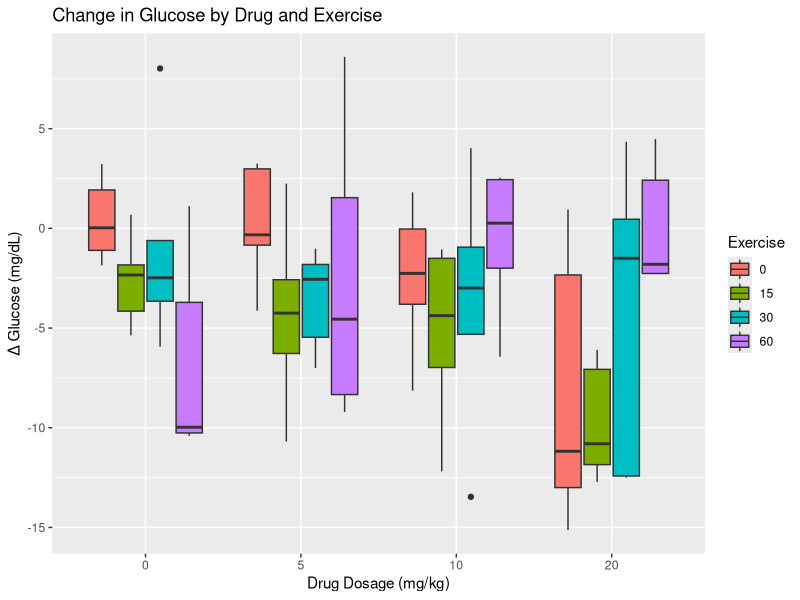
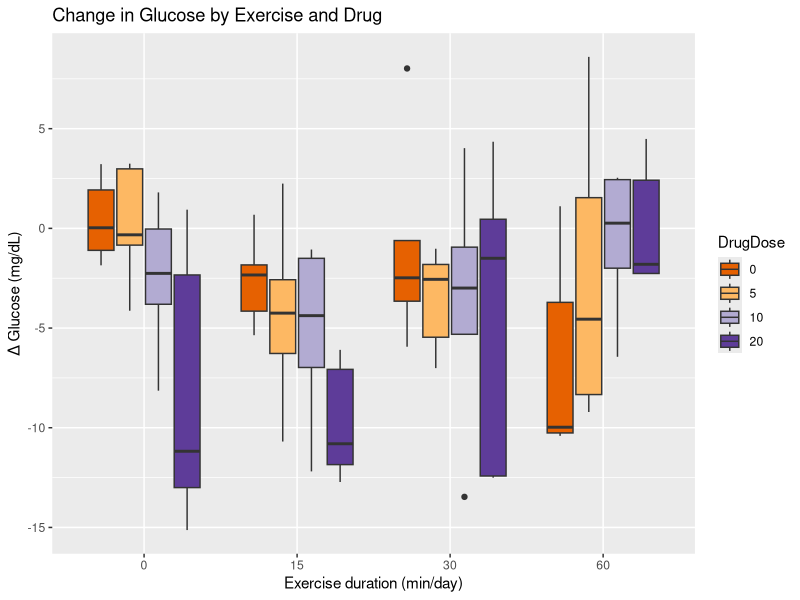
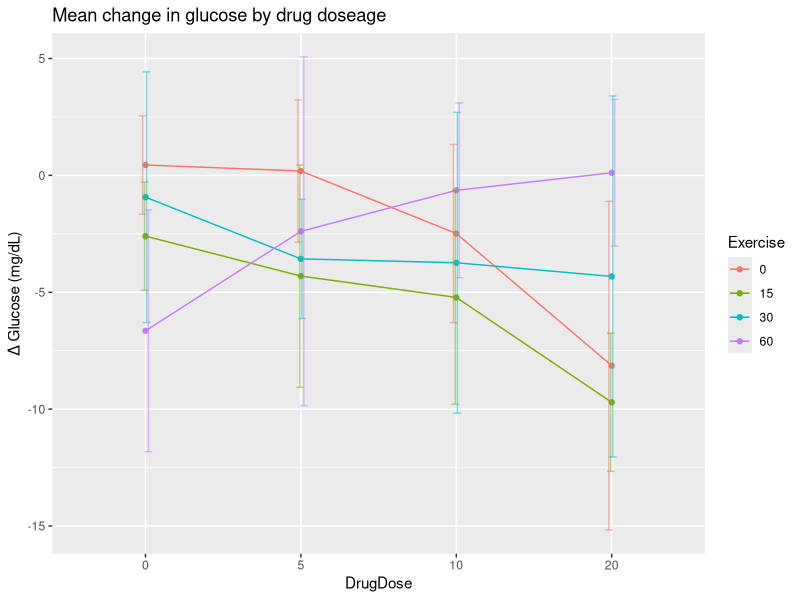
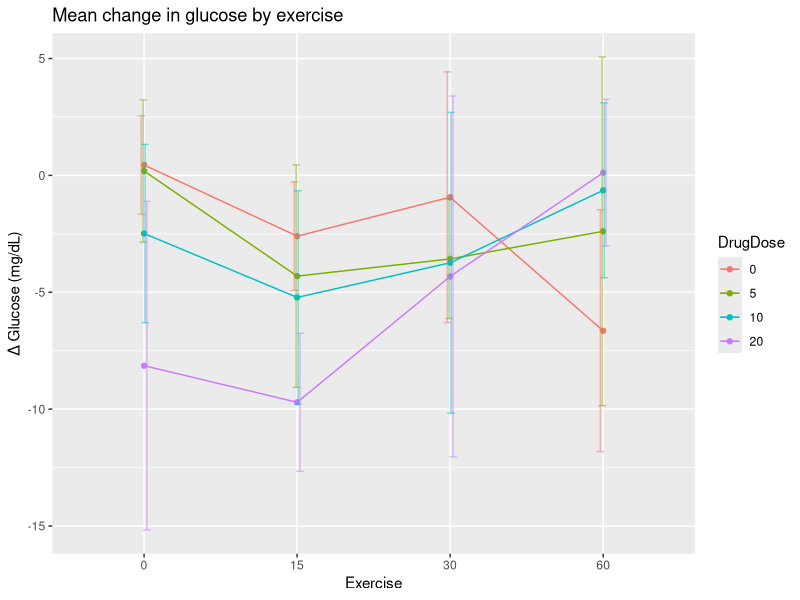

The R source for these figures, in order:
## ---- chunk 1
library(tidyverse)
library(knitr)
library(kableExtra)
## ---- chunk 2
studyDesign <- tibble("Drug dosage (mg/kg)" = c("0 (control)", 10, 20),
                      "Exercise duration (min/day)" = c("0 (sedentary control)",
                                                        30, 60))
knitr::kable(studyDesign)
## ---- chunk 3
drugExercise <- read_csv("data/drugExercise.csv")
drugExercise$DrugDose <- as_factor(drugExercise$DrugDose)
drugExercise$Exercise <- as_factor(drugExercise$Exercise)
head(drugExercise)
## ---- chunk 4
meansSD <- drugExercise %>%
  group_by(Exercise, DrugDose) %>%
  summarise(meanChange = round(mean(Delta), 3),
            stDev = sd(Delta))
meansSD
## ---- chunk 5
ggplot(drugExercise, aes(x = DrugDose, y = Delta, fill = Exercise)) +
  geom_boxplot() +
  labs(title = "Change in Glucose by Drug and Exercise",
       y = "Δ Glucose (mg/dL)", x = "Drug Dosage (mg/kg)")
## ---- chunk 6
ggplot(drugExercise, aes(x = Exercise, y = Delta, fill = DrugDose)) +
  geom_boxplot() +
  labs(title = "Change in Glucose by Exercise and Drug",
       y = "Δ Glucose (mg/dL)", x = "Exercise duration (min/day)") +
  scale_fill_brewer(palette = "PuOr") # use a different color palette
## ---- chunk 7
ggplot(meansSD, aes(x=DrugDose, y=meanChange, group=Exercise, color=Exercise)) + 
    geom_line() +
    geom_point() +
    geom_errorbar(aes(ymin=meanChange-stDev, ymax=meanChange+stDev), width=.2,
                  position=position_dodge(0.05), alpha=.5) +
  labs(y = "Δ Glucose (mg/dL)",
       title = "Mean change in glucose by drug doseage") 
       
ggplot(meansSD, aes(x=Exercise, y=meanChange, group=DrugDose, color=DrugDose)) + 
    geom_line() +
    geom_point() +
    geom_errorbar(aes(ymin=meanChange-stDev, ymax=meanChange+stDev), width=.2,
                  position=position_dodge(0.05), alpha=.5) +
  labs(y = "Δ Glucose (mg/dL)",
       title = "Mean change in glucose by exercise") 
## ---- chunk 8
# DrugDose*Exercise is the interaction
# main effects (DrugDose and Exercise separately) are included
anova(lm(Delta ~ DrugDose*Exercise, 
         data = drugExercise))
